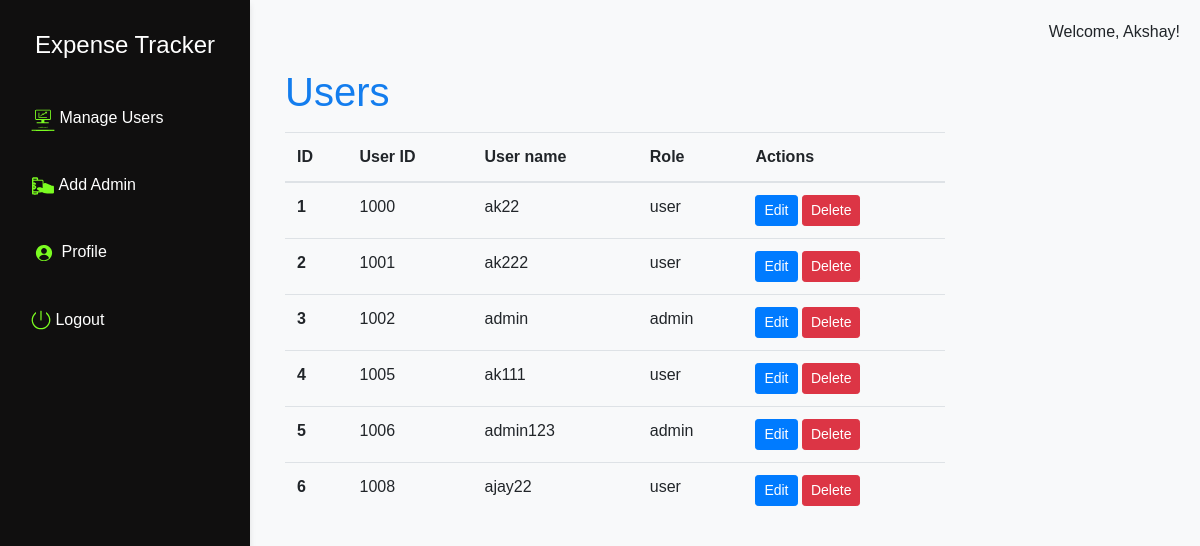
The app's page /admindashboard (signed in), older data.
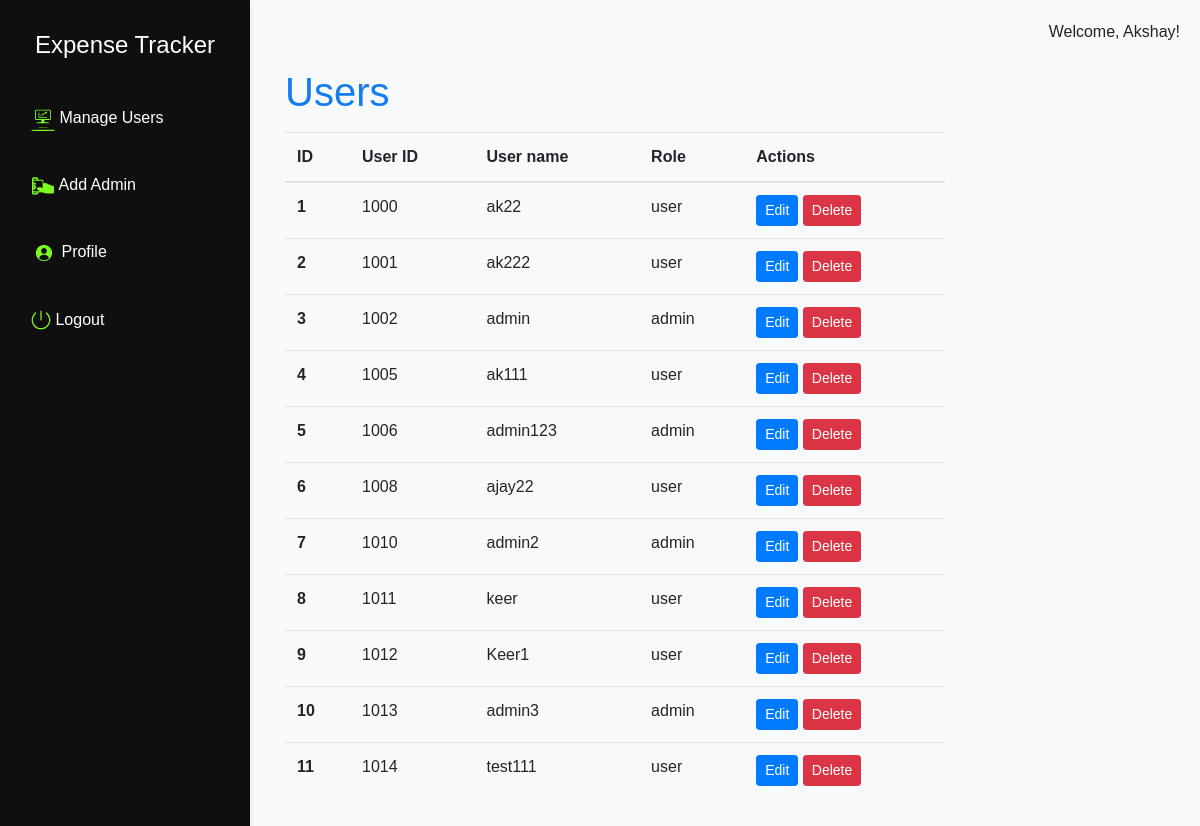
The same page, newer data.
### tables this page shows
CREATE TABLE users
                 (id INTEGER PRIMARY KEY,email TEXT,username TEXT UNIQUE,firstname TEXT,lastname TEXT,phone TEXT, password TEXT, role TEXT, isactive text default 1);

### app.py (the view)
@app.route('/admindashboard', methods=['GET', 'POST'])
def admindashboard():
    if 'username' in session:
        conn = sqlite3.connect('expense_tracker.db')
        cur = conn.cursor()
        cur.execute("SELECT  id,username,role FROM users")
        users = cur.fetchall()
        conn.close()
        response = make_response(render_template('admindashboard.html', username=session['username'],users=users))
        response.headers['Cache-Control'] = 'no-cache, no-store, must-revalidate'
        response.headers['Pragma'] = 'no-cache'
        response.headers['Expires'] = '0'
        return response
    return redirect(url_for('login'))

### templates/admindashboard.html (shortened to what this page needs)
<!DOCTYPE html>
<html lang="en">
<head>
    <link rel="stylesheet" href="https://maxcdn.bootstrapcdn.com/bootstrap/4.0.0/css/bootstrap.min.css">
    <link rel="stylesheet" href="/static/style.css">
</head>
<body>
    <div class="nav-side-menu">
        <div class="brand">Expense Tracker</div>
        <ul class="nav flex-column">
            <li class="nav-item">
                <a class="nav-link" href="/admindashboard">
                    <img src="{{url_for('static', filename='icons/dashboard.svg')}}" alt="Dashboard Icon" width="24" height="24">   Manage Users</a>
            </li>
            <li class="nav-item">
                <a class="nav-link" href="#" onclick="loadPage('/addadmin')"><img src="{{url_for('static', filename='icons/transactions.svg')}}" alt="Expense Icon" width="24" height="24">  Add Admin</a>
            </li>
            <li class="nav-item">
                <a class="nav-link" href="#" onclick="loadPage('/adminprofile')"><img src="{{url_for('static', filename='icons/profile1.svg')}}" alt="Dashboard Icon" width="26" height="26">    Profile</a>
            </li>
            <li class="nav-item">
                <a class="nav-link" href="/logout"><img src="{{url_for('static', filename='icons/logout.svg')}}" alt="Dashboard Icon" width="20" height="20">   Logout</a>
            </li>
        </ul>
    </div>
    <div class="content">
        <div class="welcome">
            Welcome, {{ username }}!
        </div>
        <div class="content-area">
            <div class="container mt-5">
                <h1 style="color: #137dee;">Users</h1>
                <div class="row">
                    <div class="col">
                        <table class="table">
                            <thead>
                                <tr>
                                    <th scope="col">ID</th>
                                    <th scope="col">User ID</th>
                                    <th scope="col">User name</th>
                                    <th scope="col">Role</th>
                                    <th scope="col">Actions</th>
                                </tr>
                            </thead>
                            <tbody>
                                {% for user in users %}
                            <tr>
                                <th scope="row">{{ loop.index }}</th>
                                <td>{{ user[0] }}</td>
                                <td>{{ user[1] }}</td>
                                <td>{{ user[2] }}</td>
                                <td>
                                    <a href="#" class="btn btn-sm btn-primary" onclick="loadPage('/edituser/{{ user[0] }}')">Edit</a>
                                    <form action="#" method="post" style="display: inline;" onclick="loadPage('/deleteuser/{{ user[0]}}')" onsubmit="return confirm('Are you sure you want to delete this expense?');">
                                        <input type="submit" value="Delete" class="btn btn-sm btn-danger">
                                    </form>
                                </td>
                            </tr>
                                  {% endfor %}
                            </tbody>
                        </table>
                    </div>
                </div>
            </div>
        </div>
    </div>
</body>
</html>

### static/style.css (style rules this page uses)
body { font-family: Arial, sans-serif; background-color: #f8f9fa; }
.nav-side-menu { background-color: #100f0f; color: #080808; padding-top: 20px; height: 100%; width: 250px; position: fixed; top: 0; left: 0; overflow-x: hidden; overflow-y: auto; box-shadow: 0 4px 6px rgba(0, 0, 0, 0.1); }
.brand { font-size: 24px; margin-bottom: 20px; color: #fff; text-align: center; line-height: 50px; }
.nav-side-menu .nav-item { margin-bottom: 10px; padding: 8px 15px; }
.nav-side-menu .nav-item a { color:#fff; text-decoration: none; position: relative; display: inline-block; }
.nav-side-menu .nav-item a::before { content: ''; position: absolute; top: 100%; left: 20%; width: 0; height: 2px; background-color: #fff; transition: width 0.3s ease-in-out, left 0.3s ease-in-out; }
.content { margin-left: 250px; padding: 20px; }
.content-area { margin-right: 220px; min-height: calc(100vh - 56px); overflow-y: auto; }
.welcome { position: fixed; top: 20px; right: 20px; width: 200px; text-align: right; }

Row changes from the older to the newer data that the page shows:
added users: id "1010", username "admin2", role "admin"
added users: id "1011", username "keer", role "user"
added users: id "1012", username "Keer1", role "user"
added users: id "1013", username "admin3", role "admin"
added users: id "1014", username "test111", role "user"
